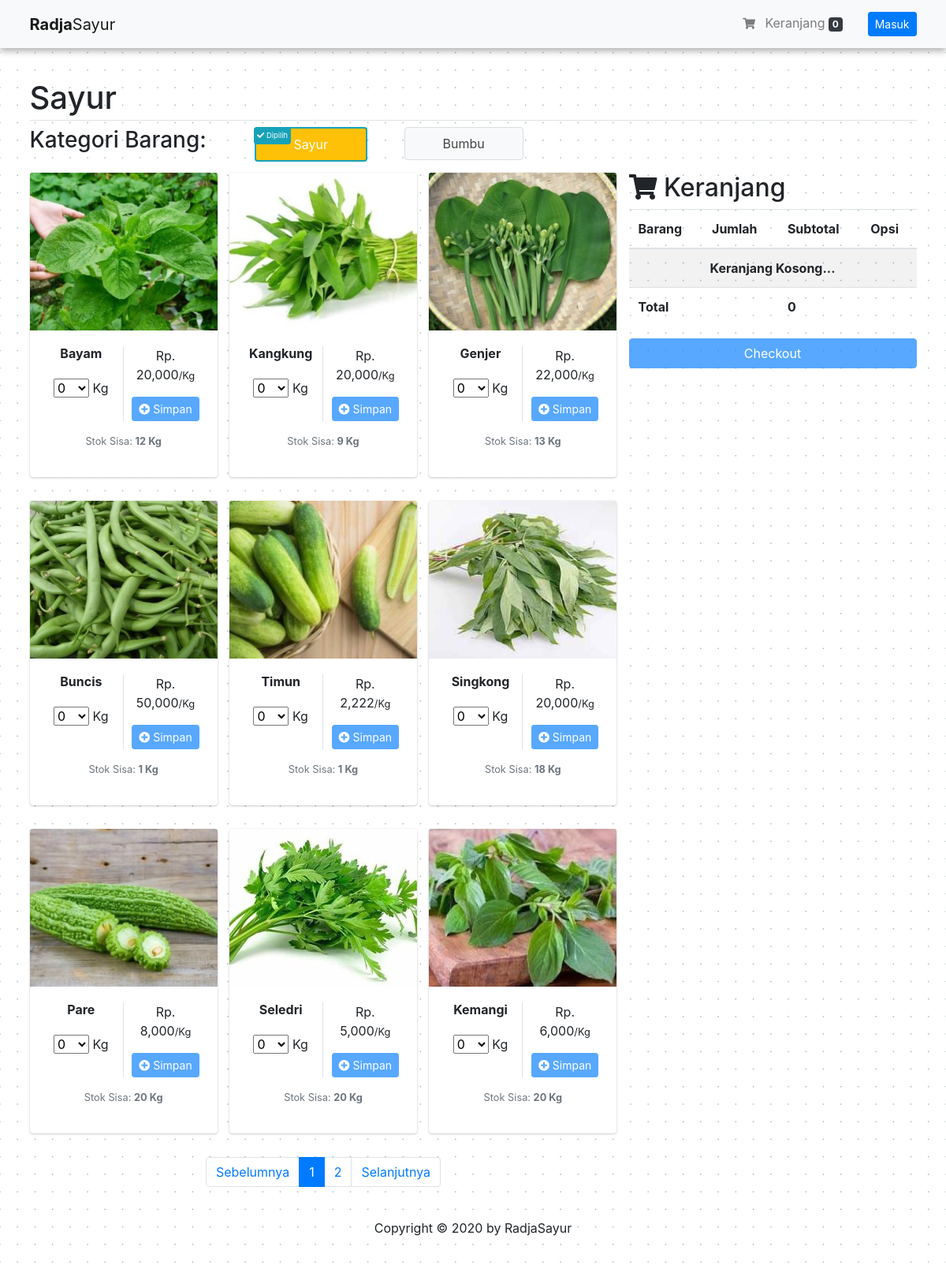
Before: / with the older database file.
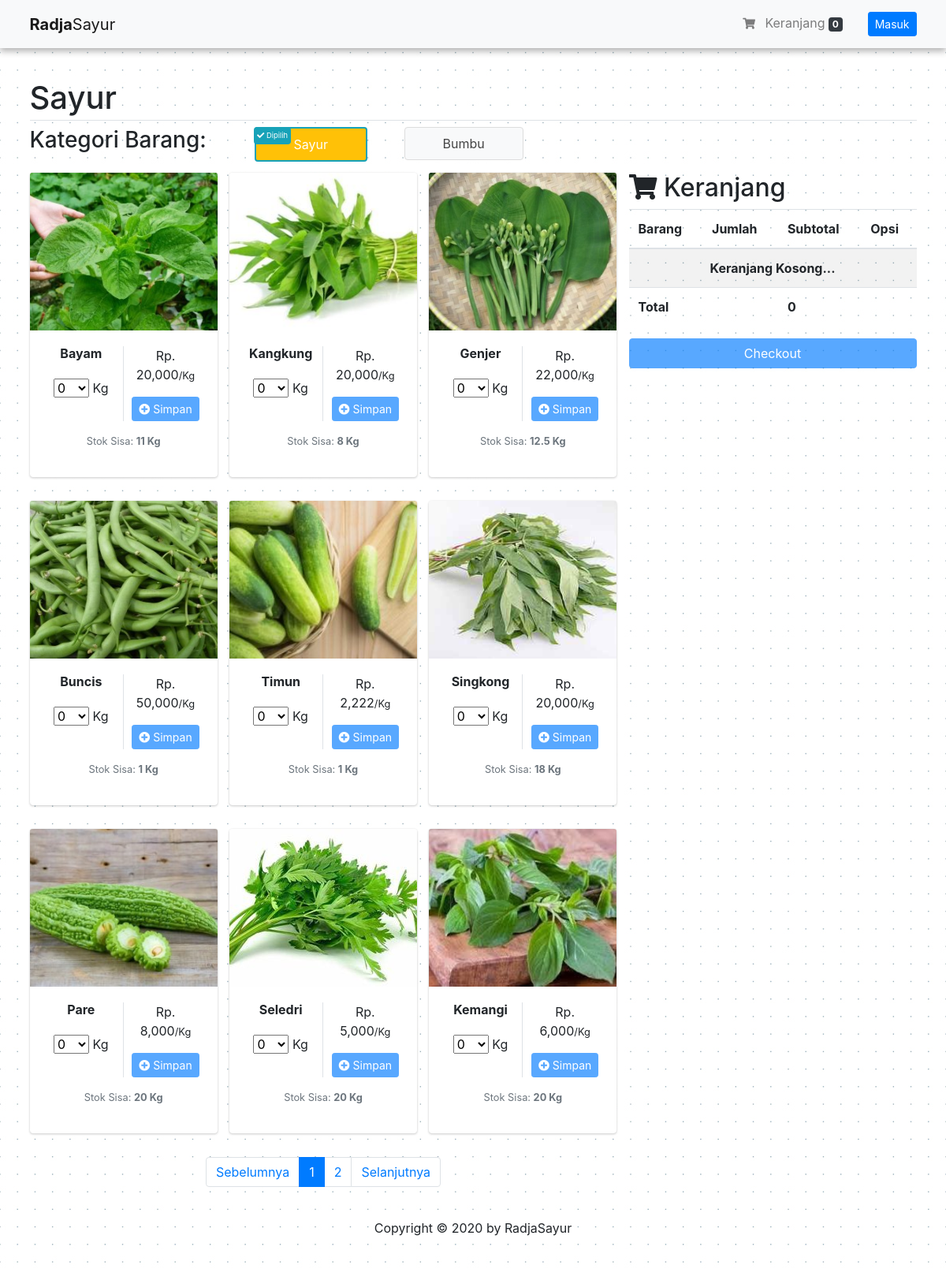
After: the same page with the newer database file.
### tables this page shows
CREATE TABLE `tbl_barang` (
  `barang_id` varchar(15) NOT NULL,
  `barang_gambar` varchar(128) NOT NULL,
  `barang_nama` varchar(150) DEFAULT NULL,
  `barang_harpok` double DEFAULT NULL,
  `barang_harjul` double DEFAULT NULL,
  `barang_harjul_grosir` double DEFAULT NULL,
  `barang_stok` double DEFAULT 0,
  `barang_tgl_input` timestamp NULL DEFAULT current_timestamp(),
  `barang_tgl_last_update` datetime DEFAULT NULL,
  `barang_kategori_id` int(11) DEFAULT NULL,
  `barang_satuan_id` int(11) NOT NULL,
  `barang_user_id` int(11) DEFAULT NULL
);

CREATE TABLE `tbl_satuan` (
  `satuan_id` int(11) NOT NULL,
  `satuan_nama` varchar(35) NOT NULL
);

### application/controllers/Page.php (called while the page is built, shortened)
<?php
class Page extends CI_Controller
{
    public function __construct()
    {
        $this->load->model('BarangModel', 'barang');
        $this->load->helper("security");
    }
    public function index()
    {
        $data['title'] = 'Beranda';
        $data['barangs_sayur'] = $this->barang->getBarangSayur();
        $data["keranjang"] = $this->barang->get_keranjang();
        $data["total_harga_keranjang"] = $this->barang->total_harga_cart();
        $data['page'] = true;
        $this->barang->delete_cart_date();
        $this->barang->cancel_invoice();
        $this->load->view('layout/page/header', $data);
        $this->load->view('customer/page/index');
        $this->load->view('layout/dashboard/footer');
    }
}

### index.php (called while the page is built, shortened)
<?php
require_once BASEPATH.'core/CodeIgniter.php';

### application/models/BarangModel.php (called while the page is built, shortened)
<?php
class BarangModel extends CI_Model
{
    public function getBarangSayur($barang_id = null)
    {
        if ($barang_id === null) {
            $hsl = $this->db->query("SELECT * FROM tbl_barang JOIN tbl_kategori ON barang_kategori_id=kategori_id JOIN tbl_satuan ON barang_satuan_id=satuan_id WHERE barang_kategori_id = 1 ORDER BY barang_id ASC");
        } else {
            $hsl = $this->db->query("SELECT * FROM tbl_barang JOIN tbl_kategori ON barang_kategori_id=kategori_id JOIN tbl_satuan ON barang_satuan_id=satuan_id WHERE barang_id = '$barang_id' AND barang_kategori_id = 1");
        }
        return $hsl;
    }
    function get_keranjang()
    {
        function get_client_ip()
        {
            $ipaddress = '';
            if (isset($_SERVER['HTTP_CLIENT_IP']))
                $ipaddress = $_SERVER['HTTP_CLIENT_IP'];
            else if (isset($_SERVER['HTTP_X_FORWARDED_FOR']))
                $ipaddress = $_SERVER['HTTP_X_FORWARDED_FOR'];
            else if (isset($_SERVER['HTTP_X_FORWARDED']))
                $ipaddress = $_SERVER['HTTP_X_FORWARDED'];
            else if (isset($_SERVER['HTTP_FORWARDED_FOR']))
                $ipaddress = $_SERVER['HTTP_FORWARDED_FOR'];
            else if (isset($_SERVER['HTTP_FORWARDED']))
                $ipaddress = $_SERVER['HTTP_FORWARDED'];
            else if (isset($_SERVER['REMOTE_ADDR']))
                $ipaddress = $_SERVER['REMOTE_ADDR'];
            else
                $ipaddress = 'UNKNOWN';
            return $ipaddress;
        }
        $ip_address = get_client_ip();
        $this->db->select("tbl_barang.barang_nama,tbl_keranjang.total_kuantitas,tbl_keranjang.total_harga,tbl_keranjang.id");
        $this->db->from("tbl_keranjang");
        $this->db->where(array("ip_address" => $ip_address));
        $this->db->join("tbl_barang", "tbl_barang.barang_id = tbl_keranjang.barang_id");
        return $this->db->get();
    }
    function total_harga_cart()
    {
        $ip_address = get_client_ip();
        return $this->db->query("SELECT SUM(`total_harga`) AS total_harga FROM `tbl_keranjang` WHERE `ip_address` = '$ip_address'");
    }
}

### application/views/customer/page/index.php (the view, shortened to what the rows shown need)
<div class="overlay-wrapper" id="loading2">
    <div class="container" style="margin-top: 100px;">
        <h1 class="pb-1 border-bottom title-page">Sayur</h1>
        <div class="row">
            <div class="col-md-8" id="col-left">
                <div class="row" id="row-data">
                    <?php $no = 1;
                    foreach ($barangs_sayur->result() as $barang) : ?>
                        <div class="col-md-4" id="col-data">
                            <div class="card" style="margin-bottom: 30px;">
                                <img class="card-img-top" src="<?= base_url(); ?>assets/source/images/barang/<?= $barang->barang_gambar ?>" alt="<?= $barang->barang_id; ?>" style="width:100%; height:200px; object-fit:cover">
                                <div class="card-body text-center">
                                    <div class="row">
                                        <div class="col-6 border-right">
                                            <h6><b class="nama_barang"><?= (strlen($barang->barang_nama) > 14) ? substr($barang->barang_nama, 0, 15) . '...' : $barang->barang_nama; ?></b></h6>
                                            <div style="margin-top:22px;">
                                                <select name="input_qty" id="select_qty_<?= $barang->barang_id ?>" data-barang_id="<?= $barang->barang_id; ?>" style="width:45px;<?= ($barang->satuan_nama == 'Kg') ? 'display:inline;' : 'display:none;'; ?>">
                                                    <option value="0">0</option>
                                                </select>
                                                <?= $barang->satuan_nama; ?>
                                            </div>
                                        </div>
                                        <div class="col-6">
                                            <p><?= 'Rp. ' . number_format($barang->barang_harjul) . '<small>/' . $barang->satuan_nama . '</small>'; ?></p>
                                            <button class="btn btn-sm btn-primary" id="<?= 'btn-simpan-' . $barang->barang_id; ?>" onclick="simpan_barang(event);" data-barang_id="<?= $barang->barang_id; ?>" data-barang_nama="<?= $barang->barang_nama; ?>" data-barang_harjul="<?= $barang->barang_harjul; ?>" type="button" disabled><i class="fa fa-plus-circle"></i> Simpan</button>
                                        </div>
                                        <div class="col-12 text-center mt-3 mb-0">
                                            <p class="text-muted small">
                                                Stok Sisa: <?= '<b><span id="stok-' . $no++ . '">' . $barang->barang_stok . '</span> ' . $barang->satuan_nama . '</b>'; ?>
                                            </p>
                                        </div>
                                    </div>
                                </div>
                            </div>
                        </div>
                    <?php endforeach; ?>
                </div>
            </div>
            <div class="col-md-4" id="parent-cart">
                <div class="overlay-wrapper">
                    <div id="cart-right">
                        <h2 class="text-left title-page"><i class="fa fa-shopping-cart"></i> Keranjang</h2>
                        <table class="table table-striped">
                            <thead>
                                <tr>
                                    <th scope="col">Barang</th>
                                    <th scope="col">Jumlah</th>
                                    <th scope="col">Subtotal</th>
                                    <th scope="col">Opsi</th>
                                </tr>
                            </thead>
                            <tfoot>
                                <?php
                                foreach ($total_harga_keranjang->result() as $t) {
                                ?>
                                    <tr>
                                        <th colspan="2">Total</th>
                                        <th><?= '<span id="total_harga_cart_right">' . number_format($t->total_harga) . '</span>'; ?></th>
                                        <th></th>
                                    </tr>
                                <?php } ?>
                            </tfoot>
                        </table>
                    </div>
                </div>
            </div>
        </div>
    </div>
</div>

Changed rows visible on the page:
changed tbl_barang "Bayam": barang_stok "12" → "11"
changed tbl_barang "Kangkung": barang_stok "9" → "8"
changed tbl_barang "Genjer": barang_stok "13" → "12.5"
